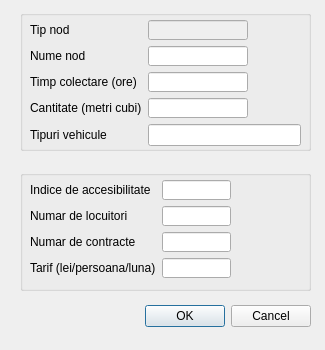
<?xml version="1.0" encoding="UTF-8"?>
<ui version="4.0">
 <class>NodeViewDialog</class>
 <widget class="QDialog" name="NodeViewDialog">
  <property name="geometry">
   <rect>
    <x>0</x>
    <y>0</y>
    <width>325</width>
    <height>350</height>
   </rect>
  </property>
  <property name="minimumSize">
   <size>
    <width>325</width>
    <height>350</height>
   </size>
  </property>
  <property name="maximumSize">
   <size>
    <width>325</width>
    <height>350</height>
   </size>
  </property>
  <property name="windowTitle">
   <string>Informatii nod</string>
  </property>
  <widget class="QWidget" name="layoutWidget">
   <property name="geometry">
    <rect>
     <x>20</x>
     <y>300</y>
     <width>291</width>
     <height>33</height>
    </rect>
   </property>
   <layout class="QHBoxLayout">
    <property name="spacing">
     <number>6</number>
    </property>
    <property name="margin">
     <number>0</number>
    </property>
    <item>
     <spacer>
      <property name="orientation">
       <enum>Qt::Horizontal</enum>
      </property>
      <property name="sizeHint" stdset="0">
       <size>
        <width>131</width>
        <height>31</height>
       </size>
      </property>
     </spacer>
    </item>
    <item>
     <widget class="QPushButton" name="okButton">
      <property name="text">
       <string>OK</string>
      </property>
     </widget>
    </item>
    <item>
     <widget class="QPushButton" name="cancelButton">
      <property name="text">
       <string>Cancel</string>
      </property>
     </widget>
    </item>
   </layout>
  </widget>
  <widget class="QGroupBox" name="groupBox">
   <property name="geometry">
    <rect>
     <x>20</x>
     <y>10</y>
     <width>291</width>
     <height>141</height>
    </rect>
   </property>
   <property name="title">
    <string/>
   </property>
  </widget>
  <widget class="QGroupBox" name="groupBox_2">
   <property name="geometry">
    <rect>
     <x>20</x>
     <y>170</y>
     <width>291</width>
     <height>121</height>
    </rect>
   </property>
   <property name="title">
    <string/>
   </property>
  </widget>
  <widget class="QWidget" name="">
   <property name="geometry">
    <rect>
     <x>30</x>
     <y>180</y>
     <width>201</width>
     <height>111</height>
    </rect>
   </property>
   <layout class="QFormLayout" name="formLayout_2">
    <property name="fieldGrowthPolicy">
     <enum>QFormLayout::AllNonFixedFieldsGrow</enum>
    </property>
    <item row="0" column="0">
     <widget class="QLabel" name="labelAccessibility">
      <property name="text">
       <string>Indice de accesibilitate</string>
      </property>
     </widget>
    </item>
    <item row="0" column="1">
     <widget class="QLineEdit" name="lineAccessibility">
      <property name="maximumSize">
       <size>
        <width>70</width>
        <height>20</height>
       </size>
      </property>
     </widget>
    </item>
    <item row="1" column="0">
     <widget class="QLabel" name="labelHabitants">
      <property name="text">
       <string>Numar de locuitori</string>
      </property>
     </widget>
    </item>
    <item row="1" column="1">
     <widget class="QLineEdit" name="lineEditHabitants">
      <property name="maximumSize">
       <size>
        <width>70</width>
        <height>20</height>
       </size>
      </property>
     </widget>
    </item>
    <item row="2" column="0">
     <widget class="QLabel" name="labelContracts">
      <property name="text">
       <string>Numar de contracte</string>
      </property>
     </widget>
    </item>
    <item row="2" column="1">
     <widget class="QLineEdit" name="lineEditContracts">
      <property name="maximumSize">
       <size>
        <width>70</width>
        <height>20</height>
       </size>
      </property>
     </widget>
    </item>
    <item row="3" column="0">
     <widget class="QLabel" name="labelPrice">
      <property name="text">
       <string>Tarif (lei/persoana/luna)</string>
      </property>
     </widget>
    </item>
    <item row="3" column="1">
     <widget class="QLineEdit" name="lineEditPrice">
      <property name="maximumSize">
       <size>
        <width>70</width>
        <height>20</height>
       </size>
      </property>
     </widget>
    </item>
   </layout>
  </widget>
  <widget class="QWidget" name="">
   <property name="geometry">
    <rect>
     <x>30</x>
     <y>20</y>
     <width>271</width>
     <height>126</height>
    </rect>
   </property>
   <layout class="QFormLayout" name="formLayout">
    <item row="0" column="0">
     <widget class="QLabel" name="labelType">
      <property name="text">
       <string>Tip nod</string>
      </property>
     </widget>
    </item>
    <item row="0" column="1">
     <widget class="QLineEdit" name="lineType">
      <property name="enabled">
       <bool>false</bool>
      </property>
      <property name="maximumSize">
       <size>
        <width>100</width>
        <height>20</height>
       </size>
      </property>
     </widget>
    </item>
    <item row="1" column="0">
     <widget class="QLabel" name="labelName">
      <property name="text">
       <string>Nume nod</string>
      </property>
     </widget>
    </item>
    <item row="1" column="1">
     <widget class="QLineEdit" name="lineName">
      <property name="maximumSize">
       <size>
        <width>100</width>
        <height>20</height>
       </size>
      </property>
     </widget>
    </item>
    <item row="2" column="0">
     <widget class="QLabel" name="labelTime">
      <property name="text">
       <string>Timp colectare (ore)</string>
      </property>
     </widget>
    </item>
    <item row="2" column="1">
     <widget class="QLineEdit" name="lineTime">
      <property name="maximumSize">
       <size>
        <width>100</width>
        <height>20</height>
       </size>
      </property>
     </widget>
    </item>
    <item row="3" column="0">
     <widget class="QLabel" name="labelQuantity">
      <property name="text">
       <string>Cantitate (metri cubi)</string>
      </property>
     </widget>
    </item>
    <item row="3" column="1">
     <widget class="QLineEdit" name="lineQuantity">
      <property name="maximumSize">
       <size>
        <width>100</width>
        <height>20</height>
       </size>
      </property>
     </widget>
    </item>
    <item row="4" column="0">
     <widget class="QLabel" name="labelVehicles">
      <property name="text">
       <string>Tipuri vehicule</string>
      </property>
     </widget>
    </item>
    <item row="4" column="1">
     <widget class="QLineEdit" name="lineVehicles"/>
    </item>
   </layout>
  </widget>
 </widget>
 <resources/>
 <connections>
  <connection>
   <sender>okButton</sender>
   <signal>clicked()</signal>
   <receiver>NodeViewDialog</receiver>
   <slot>accept()</slot>
   <hints>
    <hint type="sourcelabel">
     <x>278</x>
     <y>253</y>
    </hint>
    <hint type="destinationlabel">
     <x>96</x>
     <y>254</y>
    </hint>
   </hints>
  </connection>
  <connection>
   <sender>cancelButton</sender>
   <signal>clicked()</signal>
   <receiver>NodeViewDialog</receiver>
   <slot>reject()</slot>
   <hints>
    <hint type="sourcelabel">
     <x>369</x>
     <y>253</y>
    </hint>
    <hint type="destinationlabel">
     <x>179</x>
     <y>282</y>
    </hint>
   </hints>
  </connection>
 </connections>
</ui>
